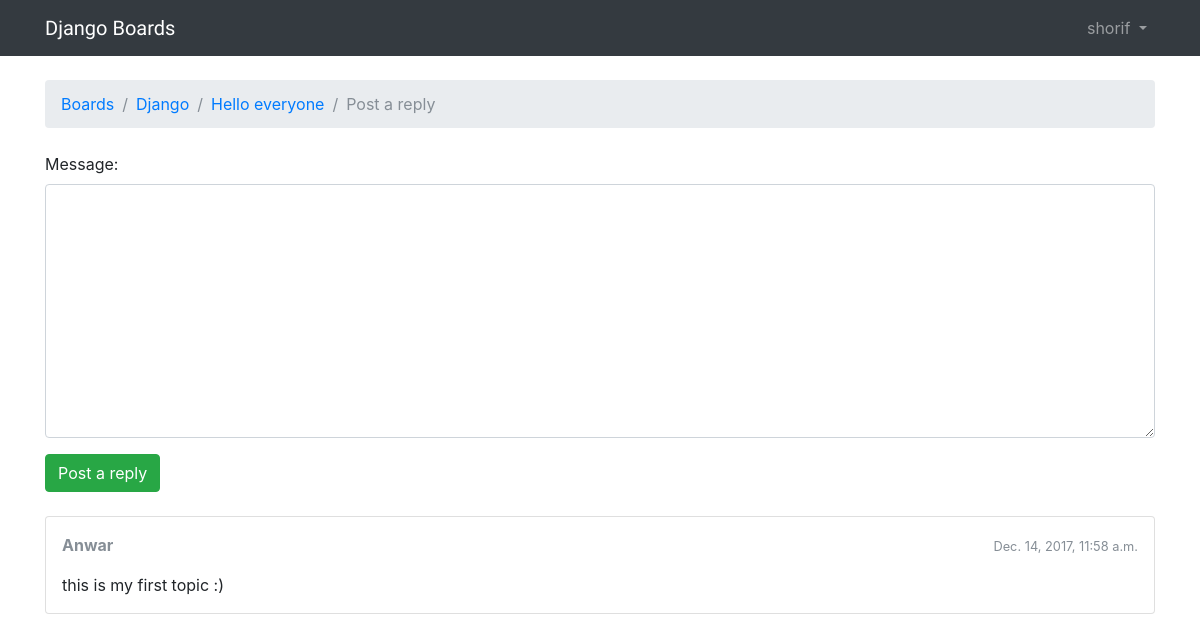
Page /boards/2/topics/2/reply/ (signed in) on the earlier database version.
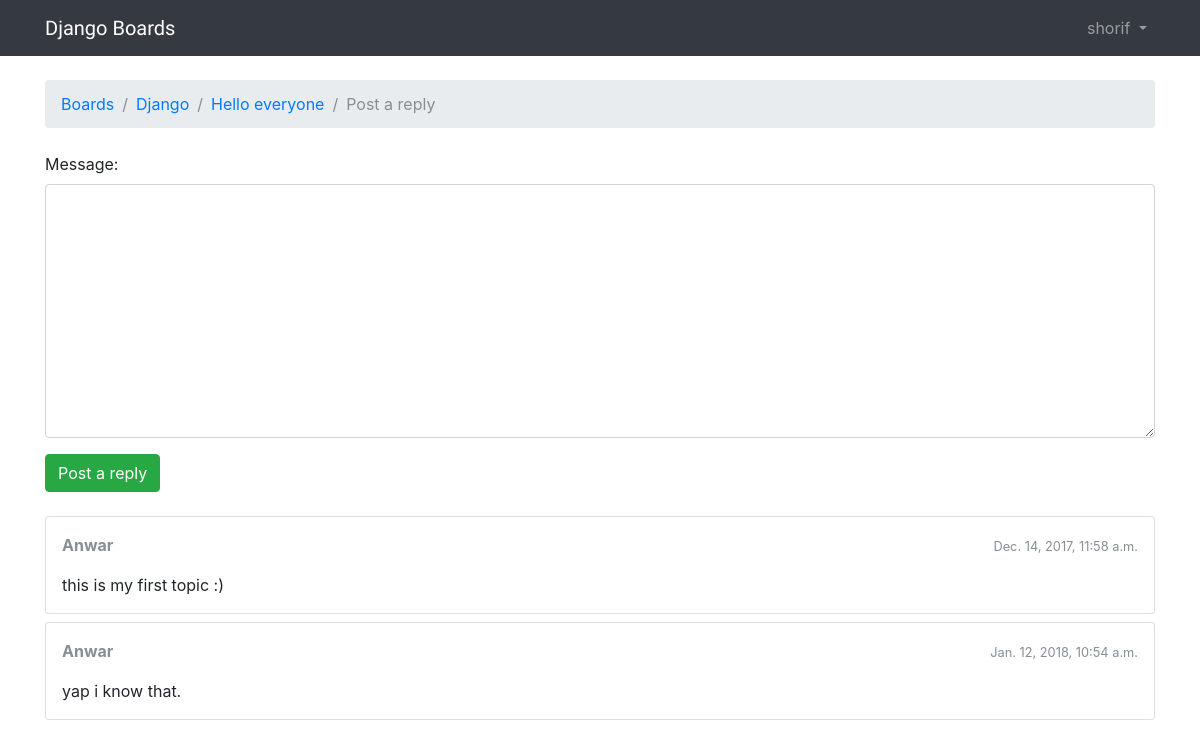
Same page on the later database version.
### blog/models.py (models this page shows, shortened)
class Post(models.Model):
    message = models.TextField(max_length=1000)
    topic = models.ForeignKey(Topic, related_name='posts', on_delete=models.CASCADE)
    created_at = models.DateTimeField(auto_now_add=True)
    updated_at = models.DateTimeField(null=True)
    created_by = models.ForeignKey(User, related_name='posts', on_delete=models.CASCADE)
    updated_by = models.ForeignKey(User, null=True, related_name='+', on_delete=models.CASCADE)

### blog/views.py (the view)
# urls.py: url(r'^boards/(?P<pk>\d+)/topics/(?P<topic_pk>\d+)/reply/$', views.reply_topic, name='reply_topic'),
@login_required
def reply_topic(request, pk, topic_pk):
	topic = get_object_or_404(Topic, board__pk=pk, pk=topic_pk)
	if request.method == 'POST':
		form = PostForm(request.POST)
		if form.is_valid():
			post = form.save(commit=False)
			post.topic = topic
			post.created_by = request.user
			post.save()
			return redirect('topic_posts', pk=pk, topic_pk=topic_pk)
	else:
		form = PostForm()
	return render(request, 'reply_topic.html', {'topic': topic, 'form': form})

### blog/forms.py
class PostForm(forms.ModelForm):
	class Meta:
		model = Post
		fields = ['message', ]

### blog/templatetags/form_tags.py (called while the page is built)
@register.filter
def input_class(bound_field):
    css_class = ''
    if bound_field.form.is_bound:
        if bound_field.errors:
            css_class = 'is-invalid'
        elif field_type(bound_field) != 'passwordInput':
            css_class = 'is-valid'
    return 'form-control {}'.format(css_class)

### templates/reply_topic.html (shortened to what this page needs)
{% extends 'base.html' %}
{% load static %}
{% block breadcrumb %}
  <li class="breadcrumb-item"><a href="{% url 'home' %}">Boards</a></li>
  <li class="breadcrumb-item"><a href="{% url 'board_topics' topic.board.pk %}">{{ topic.board.name }}</a></li>
  <li class="breadcrumb-item"><a href="{% url 'topic_posts' topic.board.pk topic.pk %}">{{ topic.subject }}</a></li>
  <li class="breadcrumb-item active">Post a reply</li>
{% endblock %}
{% block content %}
  <form method="post" class="mb-4">
    {% include 'includes/form.html' %}
    <button type="submit" class="btn btn-success">Post a reply</button>
  </form>
  {% for post in topic.posts.all %}
    <div class="card mb-2">
      <div class="card-body p-3">
        <div class="row mb-3">
          <div class="col-6">
            <strong class="text-muted">{{ post.created_by.username }}</strong>
          </div>
          <div class="col-6 text-right">
            <small class="text-muted">{{ post.created_at }}</small>
          </div>
        </div>
        {{ post.message }}
      </div>
    </div>
  {% endfor %}
{% endblock %}

Differences in the rows shown:
added Post: created_by.username "Anwar", created_at "Jan. 12, 2018, 10:54 a.m.", message "yap i know that."
